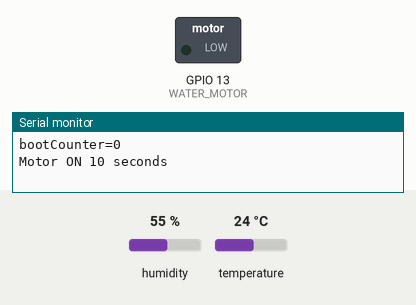
Bench run of a sketch on a simulated ESP32. On the bench: switched loads named in the sketch (green lamp = pin HIGH), the last lines printed to the serial monitor. The test bench sets the inputs (shaded band); at power-on: humidity 55 %, temperature 24 °C. WiFi joins after 1.5 s; servers stay silent unless stated; the local clock reads 2024-03-15 10:24:30 at power-on unless the sketch sets it; no MQTT or app messages arrive unless stated. At 22.1 s the program puts the board to deep sleep or switches it off; the recording ends there.

Above: at 2.1 s.
At 12.1 s:
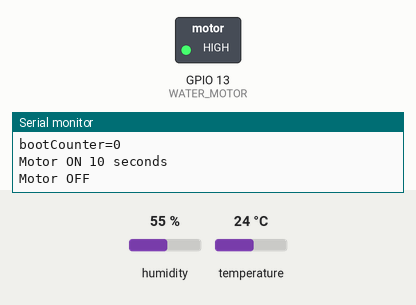
Timing chart, 0 to 13.6 s (numbered marks = the images above):
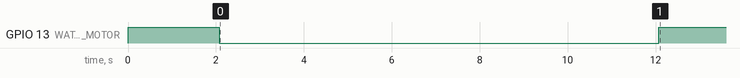

Measured:
- by itself, GPIO 13 (WATER_MOTOR): HIGH → LOW at 2.1 s, → HIGH 10.0 s later

The sketch:

sketch_motor_water.ino
```cpp
#include <WiFi.h>
#include <DHT.h>
#include <DHT_U.h>

#include <WiFiClientSecure.h>
#include <MQTTClient.h>
#include <ArduinoJson.h>
#include "WiFi.h"

#include "secrets.h"

struct tm timeinfo;

const float VOLT = 3.3; // 3.3V
const int WATER_MOTOR = 13;
const int MOISTURE = 34;

#define AWS_IOT_PUBLISH_TOPIC   "esp32/pub"
#define AWS_IOT_SUBSCRIBE_TOPIC "esp32/sub"

const bool AWS_CONNECT = true;
WiFiClientSecure net = WiFiClientSecure();
MQTTClient client = MQTTClient(256);
RTC_DATA_ATTR int bootCounter = 0;

//Temperature
constexpr uint8_t DHTPIN = 27;
constexpr uint8_t DHTTYPE = DHT22;
DHT dht{DHTPIN, DHTTYPE};

char buff[100];

void get_moisture(double *moisture)
{
  *moisture = VOLT * analogRead(MOISTURE)*1000.0/4096;
  Serial.print("MOISTURE LEVEL:");
  Serial.println(*moisture);
}
void get_temperature_humidity(double *temperature, double *humidity)
{
  *temperature = dht.readTemperature();
  *humidity = dht.readHumidity();
  Serial.println(" Temperature:" + String(*temperature ) +
  " Humidity:" + String(*humidity));
}

void setup_connection(){
  WiFi.mode(WIFI_STA);
  if (WiFi.begin(WIFI_SSID, WIFI_PASSWORD) != WL_DISCONNECTED) {
    ESP.restart();
  }
  int cnt =0;
  while (WiFi.status() != WL_CONNECTED) {
    delay(1000);
    cnt+=1;
    if(cnt==100){
      ESP.restart();
    }
  }
  if(AWS_CONNECT == false){
    return;
  }
  //Connect to AWS IoT Core
  net.setCACert(AWS_CERT_CA);
  net.setCertificate(AWS_CERT_CRT);
  net.setPrivateKey(AWS_CERT_PRIVATE);
  client.begin(AWS_IOT_ENDPOINT, 8883, net);
  Serial.print("Connecting to AWS IOT");
  cnt=0;
  while (!client.connect(THINGNAME)) {
    Serial.print(".");
    delay(100);
    if(cnt==100){
      break;
    }
    cnt++;
  }
  Serial.println(".");

  if(!client.connected()){
    Serial.println("AWS IoT Timeout!");
    ESP.restart();
  }
  client.subscribe(AWS_IOT_SUBSCRIBE_TOPIC);
  Serial.println("AWS IoT Connected!");
}

void setup() {
  Serial.begin(115200);
  Serial.println("Start");
  //set hardware
  dht.begin();
  pinMode(WATER_MOTOR, OUTPUT);
  pinMode(MOISTURE, INPUT);
  digitalWrite(WATER_MOTOR, HIGH);
  setup_connection();
  //ntp
  configTime(9 * 3600L, 0, "ntp.nict.jp", "time.google.com", "ntp.jst.mfeed.ad.jp");//NTP
  getLocalTime(&timeinfo);
  sprintf(buff, "Current Time: %04d/%02d/%02d %02d:%02d:%02d",
          timeinfo.tm_year + 1900, timeinfo.tm_mon + 1, timeinfo.tm_mday,
          timeinfo.tm_hour, timeinfo.tm_min, timeinfo.tm_sec);
  Serial.println(buff);

}

void loop() {
  double moisture = 0.0;
  double temperature = 0.0;
  double humidity = 0.0;
  StaticJsonDocument<200> doc;
  char timestamp[100];
  sprintf(timestamp, "%04d-%02d-%02dT%02d:%02d:%02dZ",
          timeinfo.tm_year + 1900, timeinfo.tm_mon + 1, timeinfo.tm_mday,
          timeinfo.tm_hour, timeinfo.tm_min, timeinfo.tm_sec);
  get_moisture(&moisture);
  get_temperature_humidity(&temperature, &humidity);
  doc["deviceid"] = THINGNAME;
  doc["timestamp"] = timestamp;
  doc["moisture"] = moisture;
  doc["temperature"] = temperature;
  doc["humidity"] = humidity;
  char jsonBuffer[512];

  if(AWS_CONNECT){
    serializeJson(doc, jsonBuffer);
    Serial.println(jsonBuffer);
    client.publish(AWS_IOT_PUBLISH_TOPIC, jsonBuffer);

  }
  unsigned long long watering_time_sec = 0; // unit:sec
  unsigned long long sleep_time_sec = 0; // unit:sec
  int current_hour = timeinfo.tm_hour;
  if(timeinfo.tm_min > 30){
    current_hour += 1;
  }
  sprintf(buff, "bootCounter=%d", bootCounter);
  Serial.println(buff);
  if(bootCounter==0){
    watering_time_sec = 10;
  }
  bootCounter++;
  if(current_hour == 6 || current_hour == 7
    // || current_hour==18 || current_hour== 19
  ){
    watering_time_sec = 10;
  }
  if(watering_time_sec > 0){
    sprintf(buff, "Motor ON %d seconds", watering_time_sec);
    Serial.println(buff);
    digitalWrite(WATER_MOTOR, LOW);
    delay(watering_time_sec*1000);
    Serial.println("Motor OFF");
    digitalWrite(WATER_MOTOR, HIGH);
  }
  sleep_time_sec = 3600 * (current_hour + 1 - timeinfo.tm_hour) - timeinfo.tm_min*60 - timeinfo.tm_sec - watering_time_sec;
  if(sleep_time_sec < 600){
    sleep_time_sec = 600;
  }
  //Deep Sleep
  delay(10000);
  sprintf(buff, "Sleep %d seconds", sleep_time_sec);
  Serial.println(buff);
  esp_sleep_enable_timer_wakeup(sleep_time_sec*1000000ULL);
  esp_deep_sleep_start();
}
```

secrets_template.h
```cpp
#include <pgmspace.h>

#define SECRET
#define THINGNAME "esp32"

const char WIFI_SSID[] = "XXXXXXXXX";
const char WIFI_PASSWORD[] = "XXXXXXXXXXXXXXX";
const char AWS_IOT_ENDPOINT[] = "XXXXXXXXXXXXXX-ats.iot.ap-northeast-1.amazonaws.com";

// Amazon Root CA 1
static const char AWS_CERT_CA[] PROGMEM = R"EOF(
-----BEGIN CERTIFICATE-----
AAAAAAAAAAAAAAAAAAAAAa
-----END CERTIFICATE-----
)EOF";

// Device Certificate
static const char AWS_CERT_CRT[] PROGMEM = R"KEY(
-----BEGIN CERTIFICATE-----
AAAAAAAAAAAAAAAAAAAAAa
-----END CERTIFICATE-----
)KEY";

// Device Private Key
static const char AWS_CERT_PRIVATE[] PROGMEM = R"KEY(
-----BEGIN RSA PRIVATE KEY-----
AAAAAAAAAAAAAAAAAAAAAa
-----END RSA PRIVATE KEY-----
)KEY";
```
